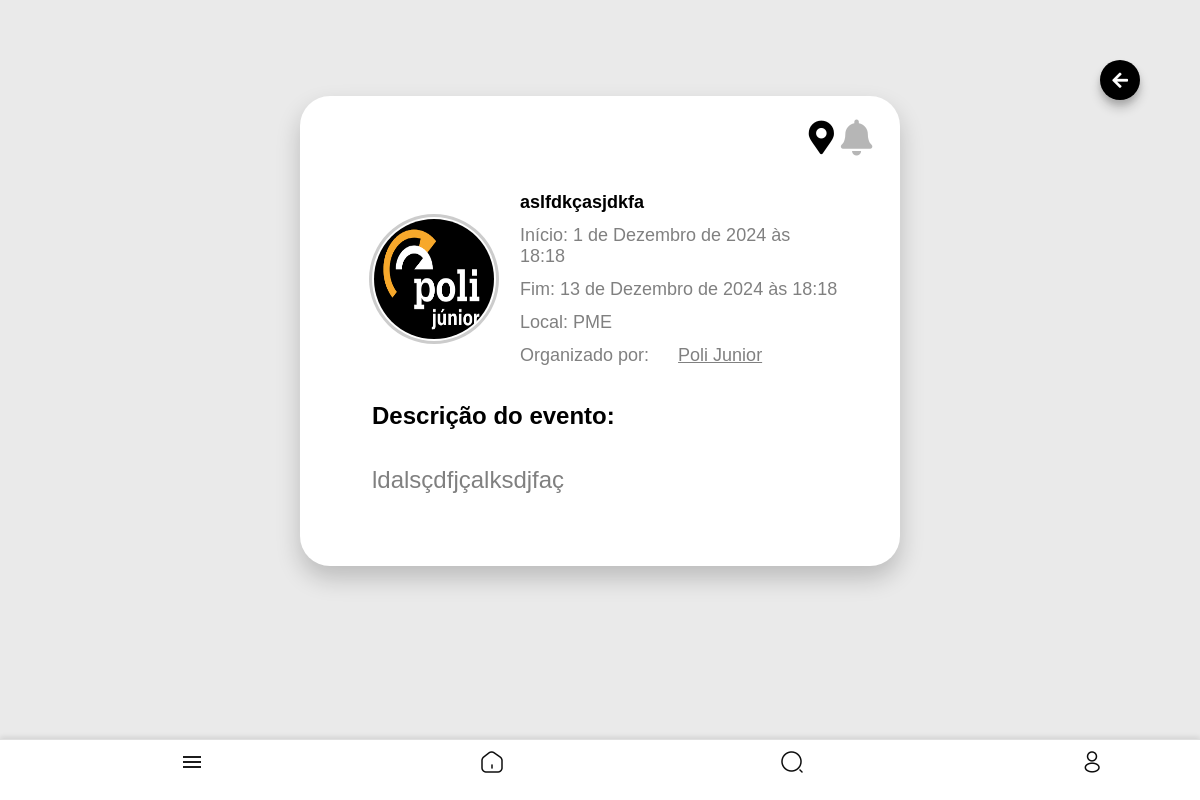
/eventos/20/ (signed in), run on the app's committed database.
### core/models.py (models this page shows, shortened)
class Evento(models.Model):
    nome = models.CharField(max_length=255)
    descricao = models.TextField()
    data_inicio = models.DateTimeField()
    data_fim = models.DateTimeField()
    local = models.CharField(max_length=255, null=True, blank=True)  # Descrição textual do local
    latitude = models.FloatField(null=True, blank=True)  # Coordenada latitude
    longitude = models.FloatField(null=True, blank=True)  # Coordenada longitude
    criado_por = models.ForeignKey(
        settings.AUTH_USER_MODEL,
        on_delete=models.CASCADE,
        limit_choices_to={'user_type': 'entidade'}
    )
    imagem = models.ImageField(upload_to='eventos/', null=True, blank=True)

class CustomUser(AbstractUser):
    USER_TYPE_CHOICES = (
        ('aluno', 'Aluno'),
        ('representante', 'Representante de Classe'),
        ('professor', 'Professor'),
        ('entidade', 'Entidade'),
    )
    user_type = models.CharField(max_length=20, choices=USER_TYPE_CHOICES, default='aluno')
    curso = models.CharField(max_length=100, blank=True, null=True)
    semestre = models.CharField(max_length=3, blank=True, null=True)
    departamento = models.CharField(max_length=100, blank=True, null=True)
    foto = models.ImageField(upload_to='user_photos/', blank=True, null=True, default='defaultphoto.jpg')
    email = models.EmailField(unique=True, validators=[CustomEmailValidator()])
    eventos_interesse = models.ManyToManyField('Evento', blank=True, related_name='interessados')
    is_public_profile = models.BooleanField(default=True)
    class Meta:
        verbose_name = 'Usuário'
        verbose_name_plural = 'Usuários'

### core/views.py (the view)
# urls.py: path('eventos/<int:evento_id>/', views.detalhe_evento, name='detalhe_evento'),
@login_required
def detalhe_evento(request, evento_id):
    evento = get_object_or_404(Evento, id=evento_id)
    return render(request, 'core/detalhe_evento.html', {'evento': evento})

### templates/core/detalhe_evento.html (shortened to what this page needs)
{% extends 'core/base.html' %}
{% load static %}
{% block content %}
<div class="header_event">
    <div class="actions">
        <button class="icon-btn" onclick="history.back();" style="margin-left: auto; margin-right: 5vw; margin-top: 5vw;">
            <i class="fa fa-arrow-left"></i>
        </button>
    </div>
</div>
<div class="logo">
</div>
<div class="container" style="display: flex; flex-direction: column; align-items: flex-start; text-align: left; gap: 0;">
    <div class="icon_event">
        {% if request.user == evento.criado_por %}
        <a href="{% url 'editar_evento' evento.id %}" class="icon_event_edit">
            <i class="fa fa-edit" style="font-size: 6vw; color: rgb(0, 0, 0);"></i>
        </a>
        <form action="{% url 'deletar_evento' evento.id %}" method="post" style="display:inline;" class="icon_event_delete">
            {% csrf_token %}
            <button type="submit" class="tab" style="background: none; border: none; cursor: pointer; padding: 0; margin-top: 10.6vw;">
                <i class="fa fa-trash" style="font-size: 6vw; color: rgb(0, 0, 0);"></i>
            </button>
        </form>
        {% else %}
        <form action="{% url 'toggle_interesse' evento.id %}" method="post" style="display: inline;">
            <button type="submit" style="background: none; border: none; cursor: pointer; padding: 0; margin-bottom: 9.1vw; text-align: right; margin-left: 5.5vw;">
                {% if user in evento.interessados.all %}
                    <i class="fa fa-bell" style="font-size: 6vw; color: rgb(0, 0, 0);"></i>
                {% else %}
                    <i class="fa fa-bell" style="font-size: 6vw; color: rgb(182, 182, 182);"></i>
                {% endif %}
            </button>
        </form>
        {% endif %}
    </div>
    <div class="event_main_container" style="margin-bottom: 6vw;">
        <div class="img_event">
            {% if evento.criado_por.foto %}
                <img src="{{ evento.criado_por.foto.url }}"  class="ent_img" style="width: 20vw; height: 20vw; border-radius: 50%; margin-bottom: 0">
            {% else %}
                <img src="{% static 'defaultphoto.jpg' %}" class="ent_img_default" >
            {% endif %}
        </div>
        <div class="text_event">
            <p class="p_event" style="color: black; font-weight: bold; font-size: 4vw;">{{ evento.nome }}</p>
            <p class="p_event">Início: {{ evento.data_inicio }}</p>
            <p class="p_event">Fim: {{ evento.data_fim }}</p>
            <p class="p_event">Local: {{ evento.local }}</p>
            <p class="p_event">Organizado por:
                <a href="{% url 'view_profile' evento.criado_por.id %}" class="tab" style="font-size: 3vw; font-weight: normal; text-decoration: underline;">{{ evento.criado_por.get_full_name }}</a>
            </p>
        </div>
    </div>
    <div class="description" style="display: flex; flex-direction: column; text-align: center; justify-content: space-between; margin-bottom: 10vh;">
        <p class="p_event" style="margin-top: 4vw; color: black; font-size: 3.5vw; margin-left: 10vw;"><strong>Descrição do evento:</strong></p>
        <p style="margin-top: 2vw; color: grey; margin-left: 10vw; font-size: 3.5vw; margin-right: 10vw;">{{ evento.descricao }}</p>
    </div>
    {% if evento.latitude and evento.longitude %}
    <a href="{% url 'ver_local_evento' evento.id %}" class="icon_event_location">
        <i class="fa fa-map-marker-alt"></i>
    </a>
    {% endif %}
</div>
{% endblock %}

### static/style.css (style rules this page uses)
@media (min-width: 769px) { body { font-family: Arial, sans-serif; background-color: rgb(234, 234, 234); display: flex; flex-direction: column; align-items: center; justify-content: flex-start; min-height: 100vh; margin: 0; padding-bottom: 5vw; } }
@media (min-width: 769px) { .logo { width: 100vw; height: 2vw; border-radius: 50%; display: flex; align-items: center; justify-content: center; padding: 12vw 0 8vw 0; } }
@media (min-width: 769px) { .container { background-color: white; margin-top: 1.8vw; margin-bottom: min(10vw,180px); width: 50vw; border-radius: 2.5vw; box-shadow: 0 1vw 2vw rgba(0, 0, 0, 0.2); overflow: hidden; text-align: center; padding: 1.5vw 0 3vw 0; position: relative; transform: translateX(50%); } }
@media (min-width: 769px) { .tab { font-size: 2vw; font-weight: bold; cursor: pointer; } }
@media (min-width: 769px) { .container form { display: flex; flex-direction: column; text-align: left; gap: 2vw; width: 80%; margin: 0 auto; } }
@media (min-width: 769px) { .container form button { width: 100%; margin:auto; padding: 1vw; background-color: black; color: white; border: none; border-radius: 1vw; cursor: pointer; font-size: 2vw; } }
@media (min-width: 769px) { a { text-decoration: none; color: #000000; } }
@media (min-width: 769px) { .actions { display: flex; flex-direction: row; gap: min(10px, 2vw); justify-content: center; align-items: center; } }
@media (min-width: 769px) { .actions .icon-btn { display: flex; flex-direction: row; justify-content: center; background-color: #000; color: #fff; border: none; border-radius: 50%; width: min(40px, 8vw); height: min(40px, 8vw); font-size: min(18px, 4vw); cursor: pointer; text-decoration: none; } }
@media (min-width: 769px) { .icon-btn { background: none; border: none; font-size: min(18px, 4vw); color: #000000; cursor: pointer; text-decoration: none; display: flex; align-items: center; justify-content: center; } }
@media (min-width: 769px) { .topico-info p,a { font-size: min(12px); color: grey; } }
@media (min-width: 769px) { .p_event { margin-left: 5vw; font-size: 2.8vw; margin-bottom: 1vw; margin-top: 0; color: gray; } }
@media (min-width: 769px) { .text_event p { text-align: left; } }
@media (min-width: 769px) { .event_main_container { display: flex; flex-direction: row; justify-content: left; margin-right: 10vw; margin-left: 10vw; } }
@media (min-width: 769px) { .description p { text-align: justify; } }
@media (min-width: 769px) { .img_event { display: flex; align-items: center; justify-content: center; margin-right: 0; } }
@media (min-width: 769px) { .img_event img { width: 20vw; max-width: 200px; max-height: 200px; height: 20vw; border-radius: 50%; margin-bottom: 0; border: 2px solid transparent; box-shadow: 0 0 0 min(3px,1vw) #ccc; } }
@media (min-width: 769px) { .icon_event { margin-top: -5vw; margin-left: 80vw; margin-bottom: -5vw; display: flex; justify-content: flex-end; align-items: center; gap: 2vw; position: relative; top: 2vw; right: 2vw; width: auto; } }
@media (min-width: 769px) { .icon_event i { font-size: 6vw; cursor: pointer; / } }
@media (min-width: 769px) { .icon_event button { background: none; border: none; padding: 0; margin: 0; cursor: pointer; } }
@media (min-width: 769px) { .header_event { position: absolute; width: 100%; padding: 0; } }
@media (min-width: 769px) { .header_event button { width: 4vw; height: auto; box-shadow: 0 min(2vw,8px) min(3vw,11px) rgba(0, 0, 0, 0.2), 0 min(1vw,4px) min(1.5vw,6px) rgba(0, 0, 0, 0.12); } }

### data on the page
Evento: criado_por.foto (picture), nome "aslfdkçasjdkfa", data_inicio "1 de Dezembro de 2024 às 18:18", data_fim "13 de Dezembro de 2024 às 18:18", local "PME", criado_por.get_full_name "Poli Junior", descricao "ldalsçdfjçalksdjfaç"
